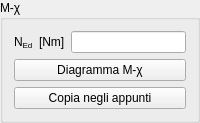
               <widget class="QGroupBox" name="ULSMChiGroupBox">
                <property name="title">
                 <string>M-χ</string>
                </property>
                <layout class="QGridLayout" name="gridLayout_8">
                 <item row="0" column="0">
                  <widget class="QLabelRichName" name="MChiNEdLabel">
                   <property name="text">
                    <string>&lt;html&gt;&lt;head/&gt;&lt;body&gt;&lt;p&gt;N&lt;span style=&quot; vertical-align:sub;&quot;&gt;Ed&lt;/span&gt;&lt;/p&gt;&lt;/body&gt;&lt;/html&gt;</string>
                   </property>
                  </widget>
                 </item>
                 <item row="0" column="1">
                  <widget class="QLabelUnitMeasure" name="MChiNEdUMLabel">
                   <property name="text">
                    <string>[Nm]</string>
                   </property>
                  </widget>
                 </item>
                 <item row="0" column="2">
                  <widget class="QLineEditValue" name="MChiNEdLEdit"/>
                 </item>
                 <item row="1" column="0" colspan="3">
                  <widget class="QPushButton" name="MChiPushButton">
                   <property name="text">
                    <string>Diagramma M-χ</string>
                   </property>
                  </widget>
                 </item>
                 <item row="2" column="0" colspan="3">
                  <widget class="QPushButton" name="MChiCopyToClipboardPushButton">
                   <property name="text">
                    <string>Copia negli appunti</string>
                   </property>
                  </widget>
                 </item>
                </layout>
               </widget>
